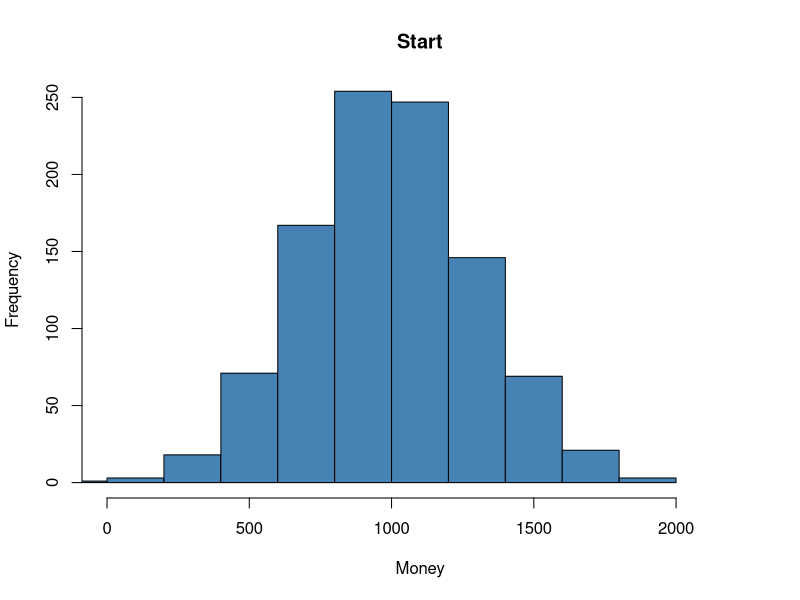
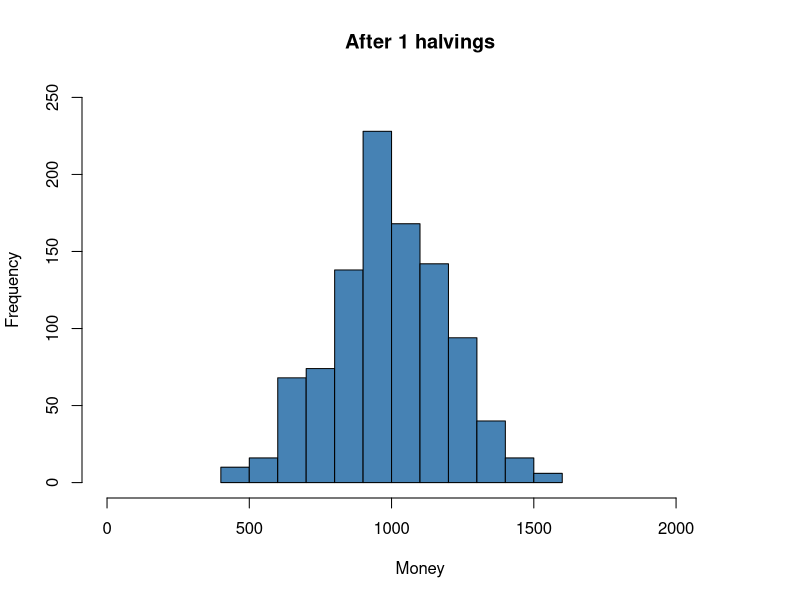
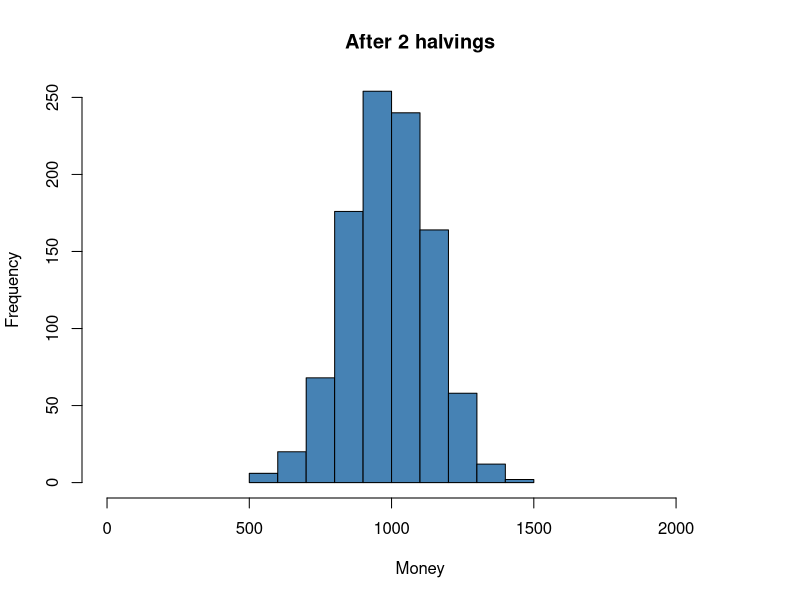
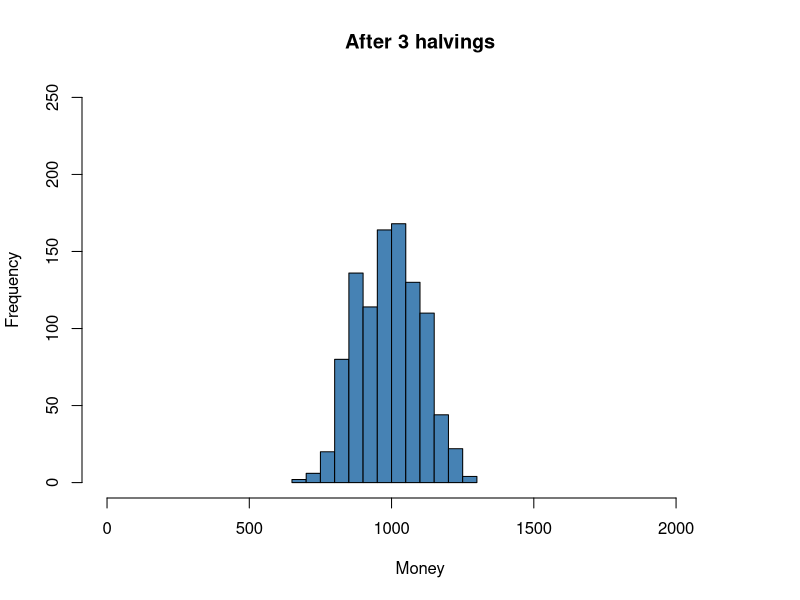
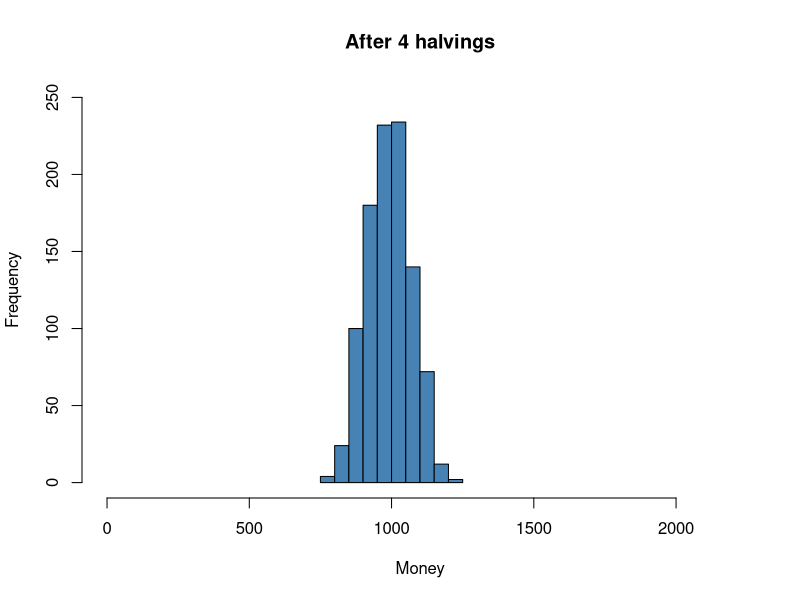
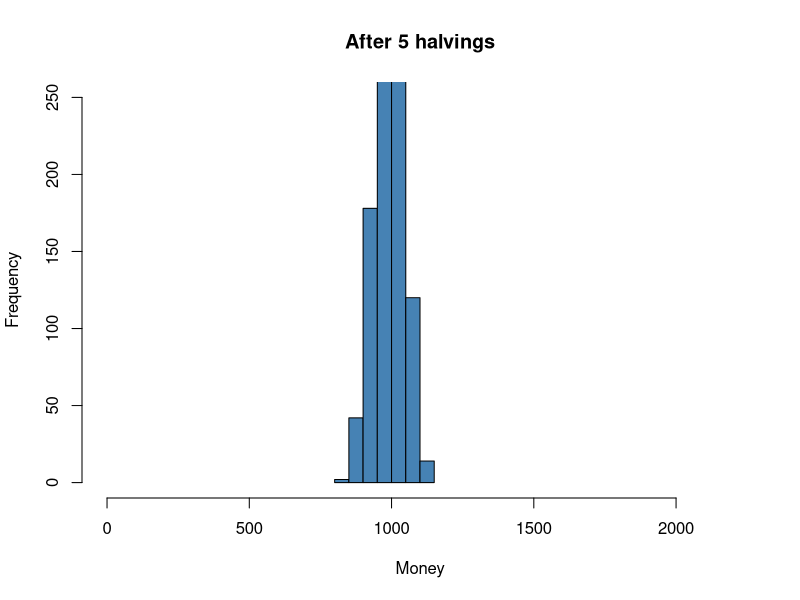
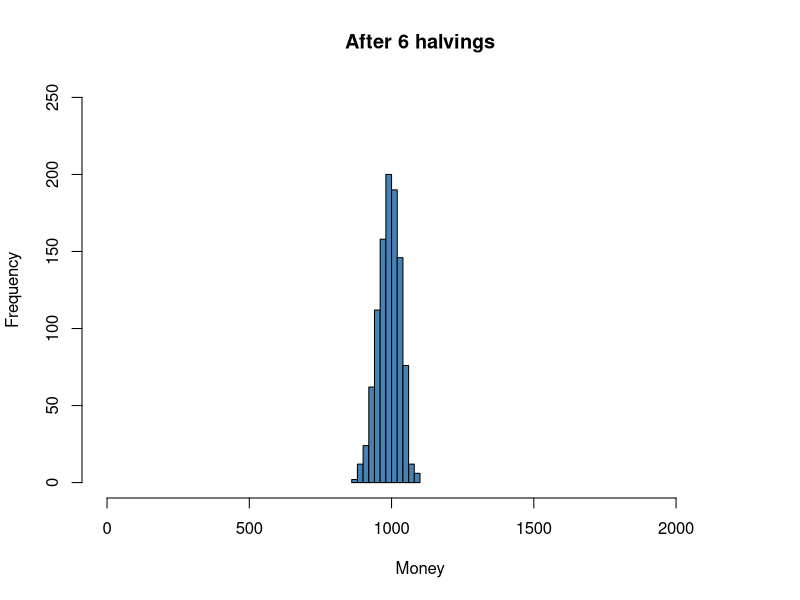
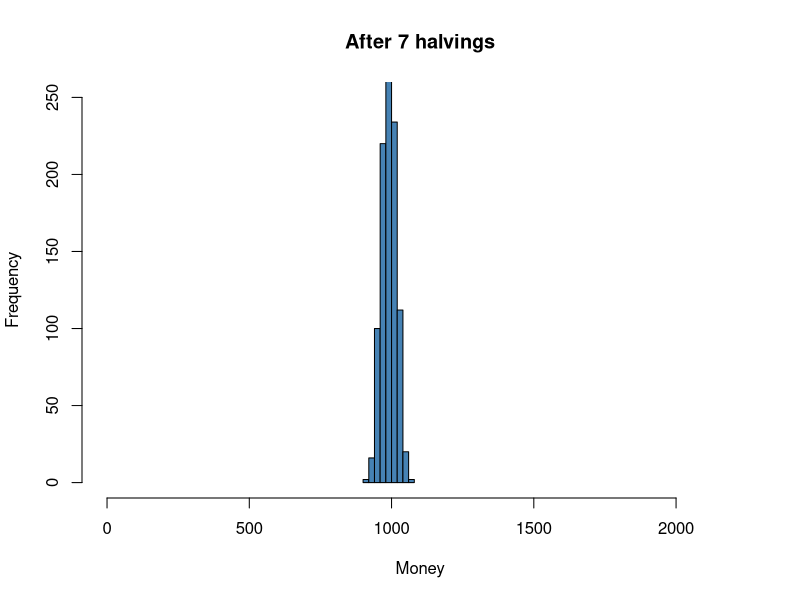

The R source for these figures, in order:
## ---- chunk 1
HalveMoney <- function(nAgent,maxExchange,Money_mean=1000,Money_sd=300) {
  df <- data.frame(ID=seq(1,nAgent),nE=0,M=rnorm(nAgent, mean = Money_mean, sd = Money_sd))
  iE <- 1
  hist(df$M, main="Start",xlab="Money", col="steelblue", xlim=c(0,Money_mean+4*Money_sd), ylim=c(0,Money_mean/4))
  while (iE <= maxExchange) {
    rdf <- sample(df[df$nE < iE,"ID"], size=2)
    df[(df$ID == rdf[1] | df$ID == rdf[2]),"nE"] <- df[(df$ID == rdf[1] | df$ID == rdf[2]),"nE"]+1
    df[(df$ID == rdf[1] | df$ID == rdf[2]),"M"] <- sum(df[(df$ID == rdf[1] | df$ID == rdf[2]),"M"])/2
    if (NROW(df[df$nE < iE,"ID"]) < 2) {
      hist(df$M, main=paste("After",iE,"halvings"), xlab="Money", col="steelblue", xlim=c(0,Money_mean+4*Money_sd),, ylim=c(0,Money_mean/4))
      iE <- iE+1
      }
  }
  return(df)
}
## ---- chunk 2
 HalveMoney(1000,15)
